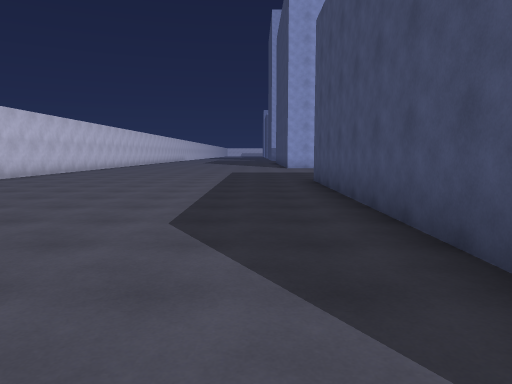
view 1 (above)

24 first-person views from a walk through a scene from a Unity 3-D project. The camera is 1.4 m above the floor, tilts 6° down and sees 70° across. The floor is counted in squares, 2 m on a side. Each view is taken from the middle of a square. On the plan, view 1 faces up. The plan holds only what a view shows up to about 11 squares ahead; the rest is blank. The place goes on beyond the plan. The player character is not drawn. Surface patterns are stand-ins for the level's own textures.

view 2
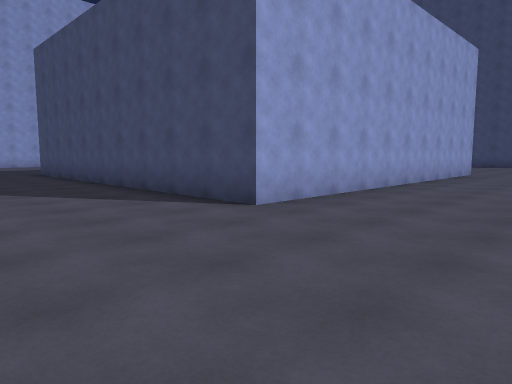

view 3
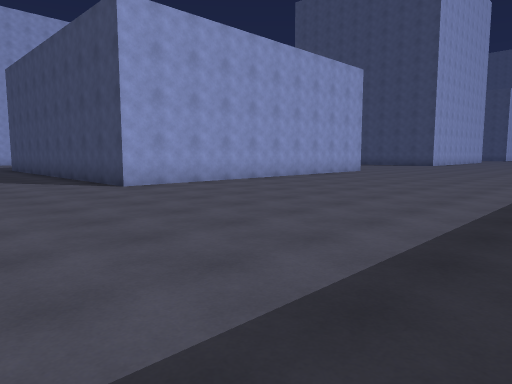

view 4
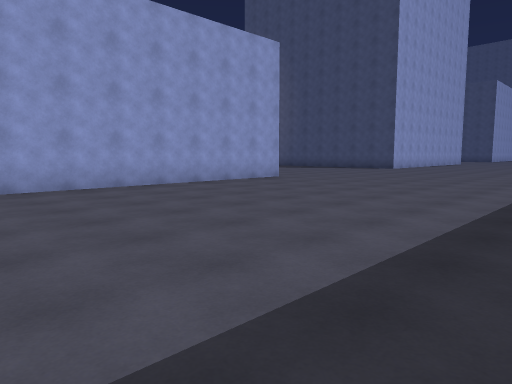

view 5
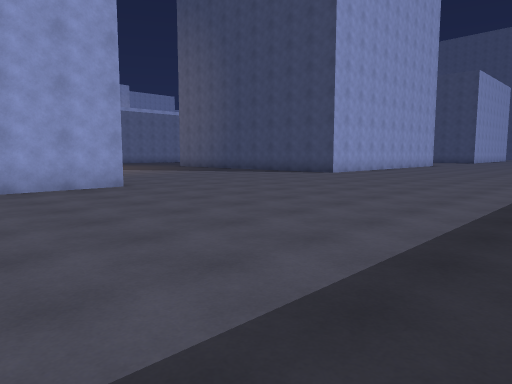

view 6
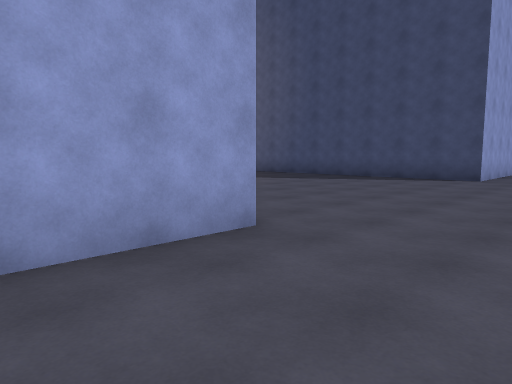

view 7
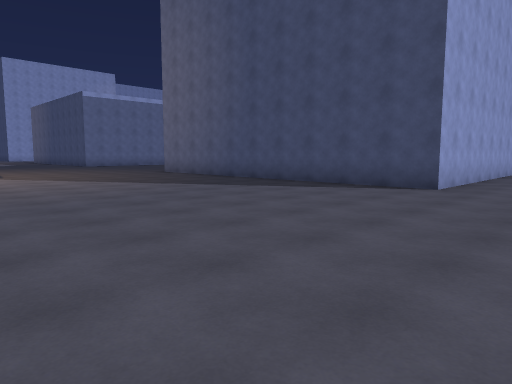

view 8
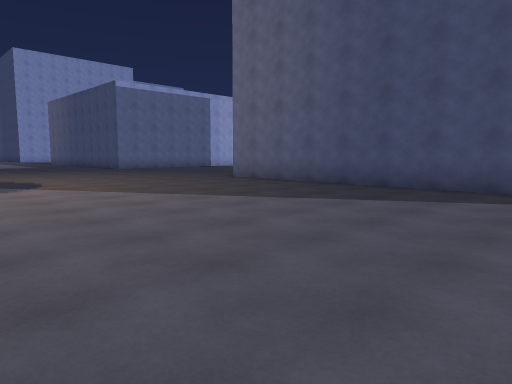

view 9
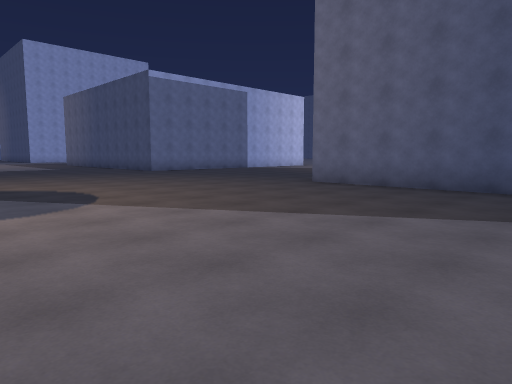

view 10
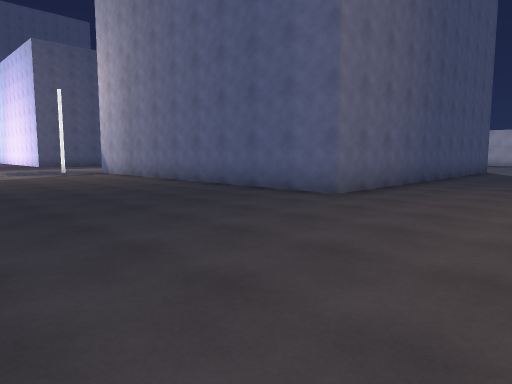

view 11
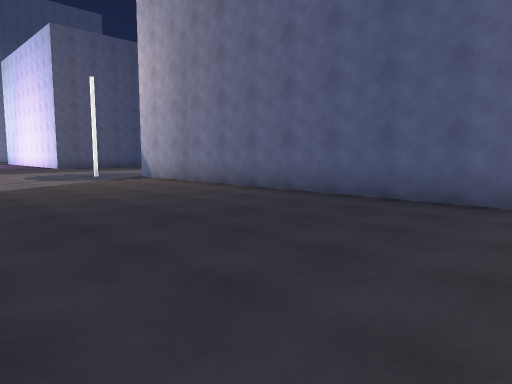

view 12
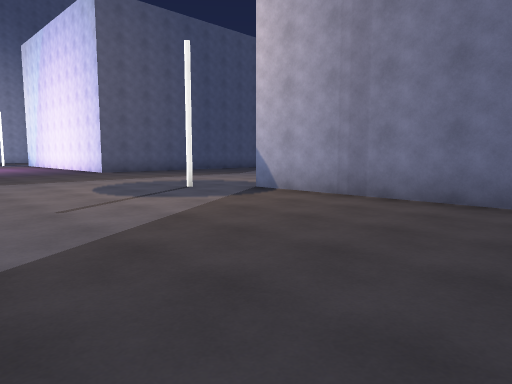

view 13
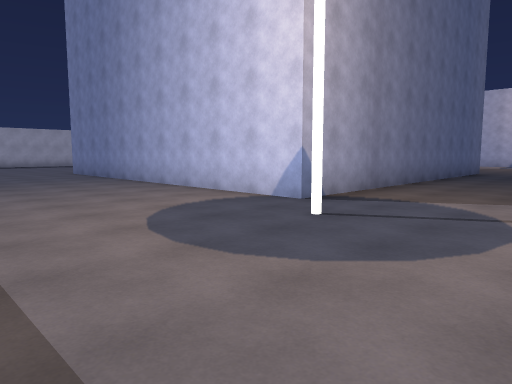

view 14
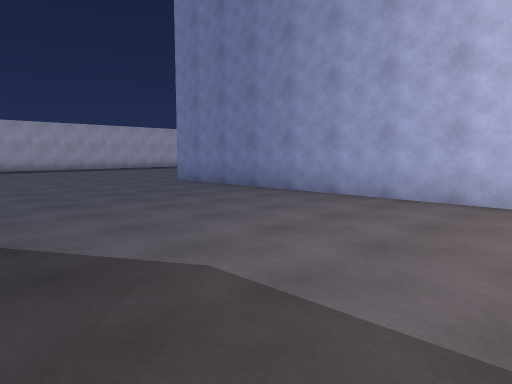

view 15
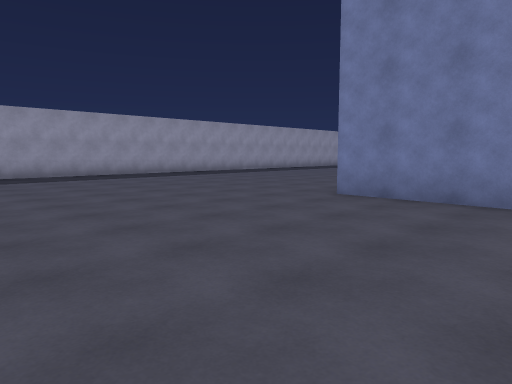

view 16
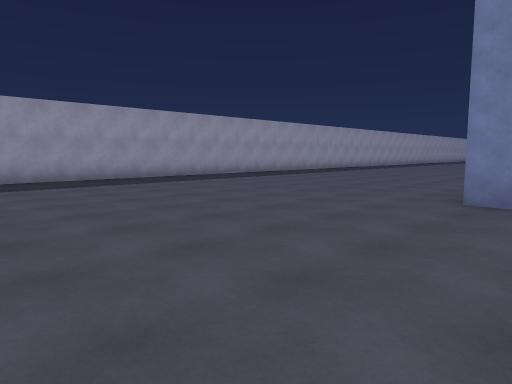

view 17
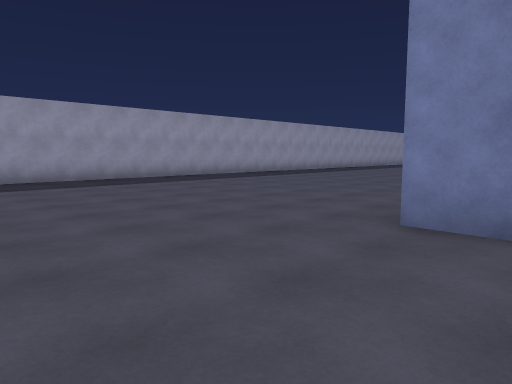

view 18
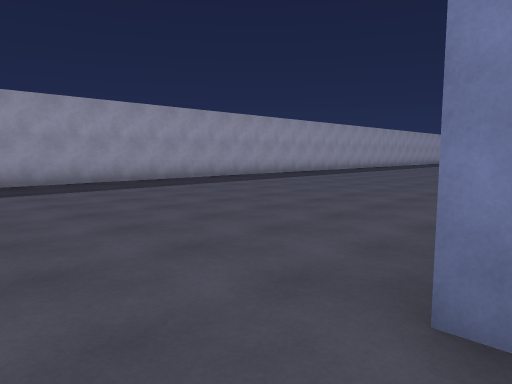

view 19
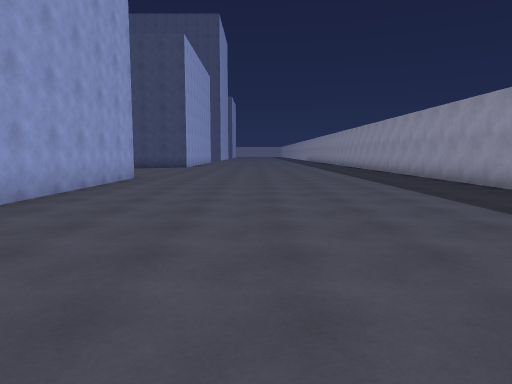

view 20
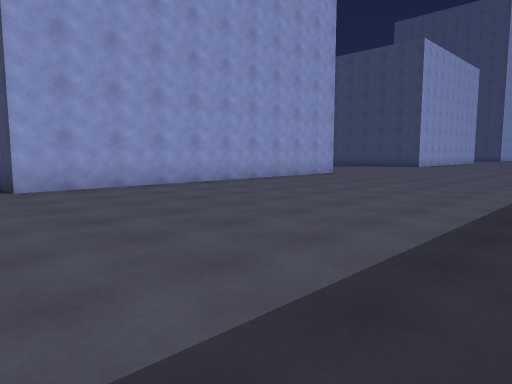

view 21
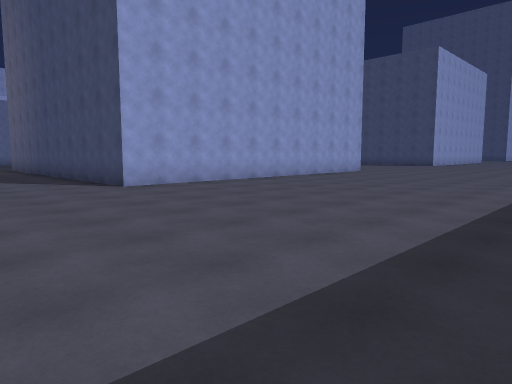

view 22
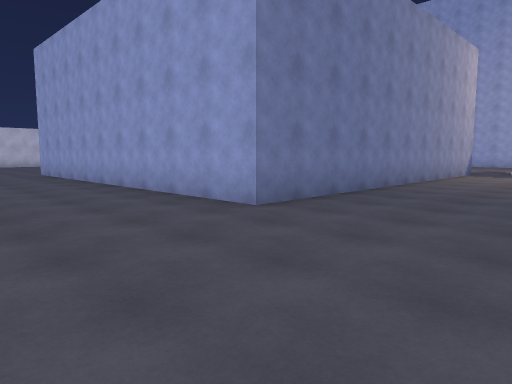

view 23
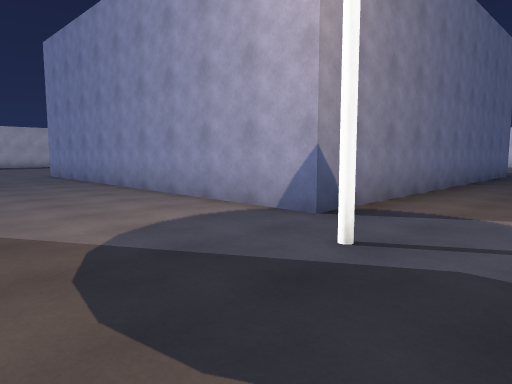

view 24
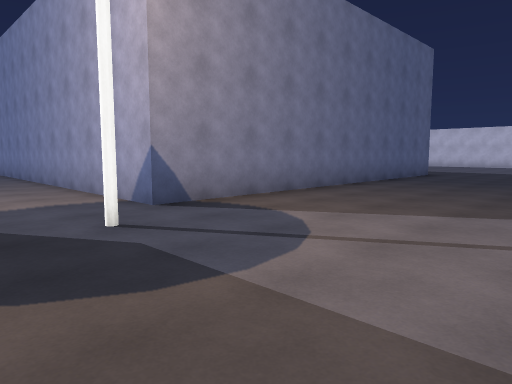

### Floor plan
Points are (right, up) in squares from view 1. A wall is a line through its corners. A room is listed if a view was taken in it or the views show most of it. See-through windows are left out.
Room 1 (views 1, 2, 3, 4, 5, 6, 7, 8, 9, 10, 11, 12, 13, 14, 15, 16, 17, 18, 19, 20, 21, 22, 23, 24)
walls: (11.5, -0.5) (1.5, -0.5) (1.5, 9.5) (11.5, 9.5) (11.5, -0.5); (19.5, -0.5) (19.5, 9.5) (29.5, 9.5) (29.5, -0.5) (19.5, -0.5); (24.2, -9) (33.2, -9); (-7, 11.1) (-7, 10)

Where each view was taken, in squares from view 1:
view 1: 0 up, 0 right, facing up
view 2: 4 down, 2 left, facing up-right
view 3: 8 down, 2 left, facing up-right
view 4: 8 down, 3 right, facing up-right
view 5: 8 down, 8 right, facing up-right
view 6: 3 down, 9 right, facing up-right
view 7: 3 down, 12 right, facing up-right
view 8: 1 up, 12 right, facing up-right
view 9: 4 up, 12 right, facing up-right
view 10: 15 up, 16 right, facing down-right
view 11: 15 up, 19 right, facing down-right
view 12: 15 up, 24 right, facing down-right
view 13: 13 up, 34 right, facing down-left
view 14: 8 up, 35 right, facing down-left
view 15: 3 up, 35 right, facing down-left
view 16: 1 up, 35 right, facing down-left
view 17: 1 up, 33 right, facing down-left
view 18: 0 up, 31 right, facing down-left
view 19: 4 down, 19 right, facing right
view 20: 8 down, 18 right, facing up-right
view 21: 8 down, 16 right, facing up-right
view 22: 4 down, 15 right, facing up-left
view 23: 12 up, 15 right, facing down-left
view 24: 14 up, 14 right, facing down-left
